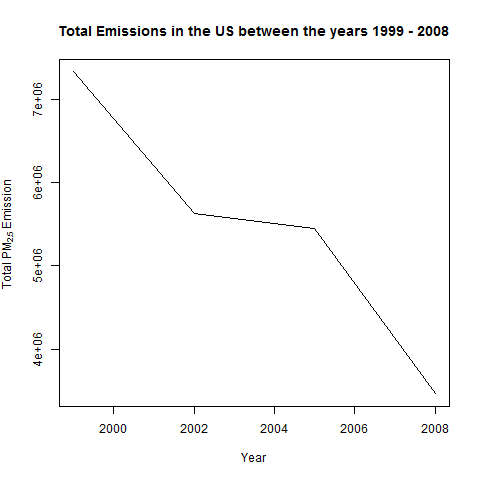

This chart was generated by the following R code:
source("load_data.R")
par(mar=c(5.1, 4.5, 4.1, 2.1))
png(filename = "C:/Users/Neena/Desktop/Coursera/NEI_data/plot1.png", 
    width = 480, height = 480, 
    units = "px")
totalEmissions <- aggregate(ND$Emissions, list(ND$year), FUN = "sum")
plot(totalEmissions, type = "l", xlab = "Year", 
     main = "Total Emissions in the US between the years 1999 - 2008", 
     ylab = expression('Total PM'[2.5]*" Emission"))
dev.off()
